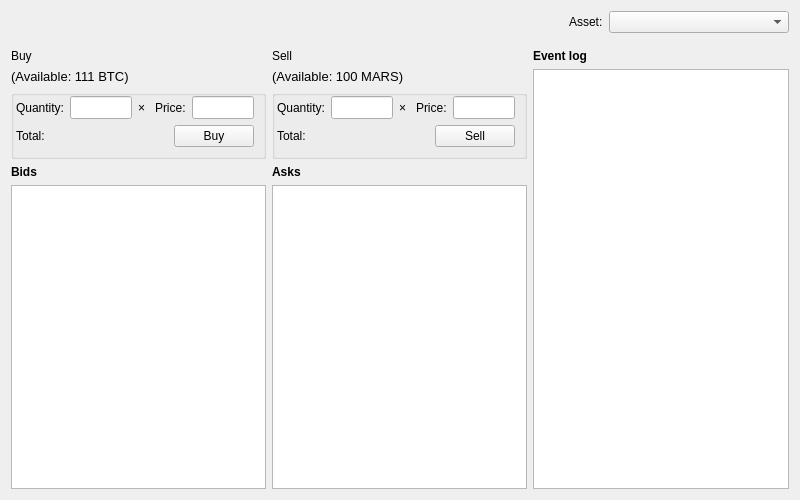
<?xml version="1.0" encoding="UTF-8"?>
<ui version="4.0">
 <class>Form</class>
 <widget class="QWidget" name="Form">
  <property name="geometry">
   <rect>
    <x>0</x>
    <y>0</y>
    <width>800</width>
    <height>500</height>
   </rect>
  </property>
  <property name="windowTitle">
   <string>Form</string>
  </property>
  <layout class="QVBoxLayout" name="verticalLayout" stretch="0,0,1">
   <item>
    <layout class="QHBoxLayout" name="horizontalLayout">
     <item>
      <spacer name="horizontalSpacer">
       <property name="orientation">
        <enum>Qt::Horizontal</enum>
       </property>
       <property name="sizeHint" stdset="0">
        <size>
         <width>40</width>
         <height>20</height>
        </size>
       </property>
      </spacer>
     </item>
     <item>
      <widget class="QLabel" name="label">
       <property name="text">
        <string>Asset:</string>
       </property>
      </widget>
     </item>
     <item>
      <widget class="QComboBox" name="cbMoniker">
       <property name="minimumSize">
        <size>
         <width>180</width>
         <height>0</height>
        </size>
       </property>
      </widget>
     </item>
    </layout>
   </item>
   <item>
    <spacer name="verticalSpacer">
     <property name="orientation">
      <enum>Qt::Vertical</enum>
     </property>
     <property name="sizeHint" stdset="0">
      <size>
       <width>20</width>
       <height>10</height>
      </size>
     </property>
    </spacer>
   </item>
   <item>
    <layout class="QHBoxLayout" name="horizontalLayout_2" stretch="1,1,0">
     <item>
      <layout class="QVBoxLayout" name="verticalLayout_2">
       <item>
        <widget class="QLabel" name="lblBuy">
         <property name="text">
          <string>Buy</string>
         </property>
         <property name="textInteractionFlags">
          <set>Qt::LinksAccessibleByMouse|Qt::TextSelectableByKeyboard|Qt::TextSelectableByMouse</set>
         </property>
        </widget>
       </item>
       <item>
        <widget class="QLabel" name="lblBuyAvail">
         <property name="font">
          <font>
           <pointsize>10</pointsize>
          </font>
         </property>
         <property name="text">
          <string>(Available: 111 BTC)</string>
         </property>
        </widget>
       </item>
       <item>
        <widget class="QGroupBox" name="grpBuy">
         <property name="title">
          <string/>
         </property>
         <layout class="QVBoxLayout" name="verticalLayout_5">
          <property name="leftMargin">
           <number>2</number>
          </property>
          <property name="topMargin">
           <number>0</number>
          </property>
          <item>
           <layout class="QHBoxLayout" name="horizontalLayout_7">
            <item>
             <widget class="QLabel" name="label_4">
              <property name="text">
               <string>Quantity:</string>
              </property>
             </widget>
            </item>
            <item>
             <widget class="QLineEdit" name="edtBuyQuantity">
              <property name="sizePolicy">
               <sizepolicy hsizetype="Preferred" vsizetype="Fixed">
                <horstretch>0</horstretch>
                <verstretch>0</verstretch>
               </sizepolicy>
              </property>
              <property name="minimumSize">
               <size>
                <width>60</width>
                <height>0</height>
               </size>
              </property>
              <property name="font">
               <font>
                <pointsize>10</pointsize>
               </font>
              </property>
             </widget>
            </item>
            <item>
             <spacer name="horizontalSpacer_4">
              <property name="orientation">
               <enum>Qt::Horizontal</enum>
              </property>
              <property name="sizeType">
               <enum>QSizePolicy::Maximum</enum>
              </property>
              <property name="sizeHint" stdset="0">
               <size>
                <width>10</width>
                <height>20</height>
               </size>
              </property>
             </spacer>
            </item>
            <item>
             <widget class="QLabel" name="label_8">
              <property name="sizePolicy">
               <sizepolicy hsizetype="Fixed" vsizetype="Preferred">
                <horstretch>0</horstretch>
                <verstretch>0</verstretch>
               </sizepolicy>
              </property>
              <property name="text">
               <string>× </string>
              </property>
             </widget>
            </item>
            <item>
             <spacer name="horizontalSpacer_5">
              <property name="orientation">
               <enum>Qt::Horizontal</enum>
              </property>
              <property name="sizeType">
               <enum>QSizePolicy::Maximum</enum>
              </property>
              <property name="sizeHint" stdset="0">
               <size>
                <width>10</width>
                <height>20</height>
               </size>
              </property>
             </spacer>
            </item>
            <item>
             <widget class="QLabel" name="label_2">
              <property name="text">
               <string>Price:</string>
              </property>
             </widget>
            </item>
            <item>
             <widget class="QLineEdit" name="edtBuyPrice">
              <property name="sizePolicy">
               <sizepolicy hsizetype="Preferred" vsizetype="Fixed">
                <horstretch>0</horstretch>
                <verstretch>0</verstretch>
               </sizepolicy>
              </property>
              <property name="minimumSize">
               <size>
                <width>60</width>
                <height>0</height>
               </size>
              </property>
              <property name="font">
               <font>
                <pointsize>10</pointsize>
               </font>
              </property>
             </widget>
            </item>
            <item>
             <spacer name="horizontalSpacer_6">
              <property name="orientation">
               <enum>Qt::Horizontal</enum>
              </property>
              <property name="sizeHint" stdset="0">
               <size>
                <width>40</width>
                <height>20</height>
               </size>
              </property>
             </spacer>
            </item>
           </layout>
          </item>
          <item>
           <layout class="QHBoxLayout" name="horizontalLayout_10" stretch="0,1,0">
            <item>
             <widget class="QLabel" name="label_9">
              <property name="text">
               <string>Total:</string>
              </property>
             </widget>
            </item>
            <item>
             <widget class="QLabel" name="lblBuyTotal">
              <property name="cursor">
               <cursorShape>IBeamCursor</cursorShape>
              </property>
              <property name="text">
               <string/>
              </property>
              <property name="textInteractionFlags">
               <set>Qt::LinksAccessibleByMouse|Qt::TextSelectableByKeyboard|Qt::TextSelectableByMouse</set>
              </property>
             </widget>
            </item>
            <item>
             <widget class="QPushButton" name="btnBuy">
              <property name="sizePolicy">
               <sizepolicy hsizetype="Fixed" vsizetype="Fixed">
                <horstretch>0</horstretch>
                <verstretch>0</verstretch>
               </sizepolicy>
              </property>
              <property name="text">
               <string>Buy</string>
              </property>
             </widget>
            </item>
           </layout>
          </item>
         </layout>
        </widget>
       </item>
       <item>
        <widget class="QLabel" name="label_10">
         <property name="font">
          <font>
           <weight>75</weight>
           <bold>true</bold>
          </font>
         </property>
         <property name="text">
          <string>Bids</string>
         </property>
        </widget>
       </item>
       <item>
        <widget class="QTableView" name="tvBuy">
         <property name="tabKeyNavigation">
          <bool>false</bool>
         </property>
         <property name="selectionMode">
          <enum>QAbstractItemView::SingleSelection</enum>
         </property>
         <property name="selectionBehavior">
          <enum>QAbstractItemView::SelectRows</enum>
         </property>
         <property name="sortingEnabled">
          <bool>true</bool>
         </property>
        </widget>
       </item>
      </layout>
     </item>
     <item>
      <layout class="QVBoxLayout" name="verticalLayout_3">
       <item>
        <widget class="QLabel" name="lblSell">
         <property name="text">
          <string>Sell</string>
         </property>
         <property name="textInteractionFlags">
          <set>Qt::LinksAccessibleByMouse|Qt::TextSelectableByKeyboard|Qt::TextSelectableByMouse</set>
         </property>
        </widget>
       </item>
       <item>
        <widget class="QLabel" name="lblSellAvail">
         <property name="font">
          <font>
           <pointsize>10</pointsize>
          </font>
         </property>
         <property name="text">
          <string>(Available: 100 MARS)</string>
         </property>
        </widget>
       </item>
       <item>
        <widget class="QGroupBox" name="grpSell">
         <property name="title">
          <string/>
         </property>
         <property name="flat">
          <bool>false</bool>
         </property>
         <layout class="QVBoxLayout" name="verticalLayout_4">
          <property name="leftMargin">
           <number>2</number>
          </property>
          <property name="topMargin">
           <number>0</number>
          </property>
          <property name="rightMargin">
           <number>9</number>
          </property>
          <item>
           <layout class="QHBoxLayout" name="horizontalLayout_8" stretch="0,0,0,0,0,0,0,0">
            <item>
             <widget class="QLabel" name="label_3">
              <property name="text">
               <string>Quantity:</string>
              </property>
             </widget>
            </item>
            <item>
             <widget class="QLineEdit" name="edtSellQuantity">
              <property name="sizePolicy">
               <sizepolicy hsizetype="Preferred" vsizetype="Fixed">
                <horstretch>0</horstretch>
                <verstretch>0</verstretch>
               </sizepolicy>
              </property>
              <property name="minimumSize">
               <size>
                <width>60</width>
                <height>0</height>
               </size>
              </property>
              <property name="font">
               <font>
                <pointsize>10</pointsize>
               </font>
              </property>
             </widget>
            </item>
            <item>
             <spacer name="horizontalSpacer_3">
              <property name="orientation">
               <enum>Qt::Horizontal</enum>
              </property>
              <property name="sizeType">
               <enum>QSizePolicy::Maximum</enum>
              </property>
              <property name="sizeHint" stdset="0">
               <size>
                <width>10</width>
                <height>20</height>
               </size>
              </property>
             </spacer>
            </item>
            <item>
             <widget class="QLabel" name="label_5">
              <property name="sizePolicy">
               <sizepolicy hsizetype="Fixed" vsizetype="Preferred">
                <horstretch>0</horstretch>
                <verstretch>0</verstretch>
               </sizepolicy>
              </property>
              <property name="text">
               <string>× </string>
              </property>
             </widget>
            </item>
            <item>
             <spacer name="horizontalSpacer_2">
              <property name="orientation">
               <enum>Qt::Horizontal</enum>
              </property>
              <property name="sizeType">
               <enum>QSizePolicy::Maximum</enum>
              </property>
              <property name="sizeHint" stdset="0">
               <size>
                <width>10</width>
                <height>20</height>
               </size>
              </property>
             </spacer>
            </item>
            <item>
             <widget class="QLabel" name="label_6">
              <property name="text">
               <string>Price:</string>
              </property>
             </widget>
            </item>
            <item>
             <widget class="QLineEdit" name="edtSellPrice">
              <property name="sizePolicy">
               <sizepolicy hsizetype="Preferred" vsizetype="Fixed">
                <horstretch>0</horstretch>
                <verstretch>0</verstretch>
               </sizepolicy>
              </property>
              <property name="minimumSize">
               <size>
                <width>60</width>
                <height>0</height>
               </size>
              </property>
              <property name="font">
               <font>
                <pointsize>10</pointsize>
               </font>
              </property>
             </widget>
            </item>
            <item>
             <spacer name="horizontalSpacer_7">
              <property name="orientation">
               <enum>Qt::Horizontal</enum>
              </property>
              <property name="sizeHint" stdset="0">
               <size>
                <width>40</width>
                <height>20</height>
               </size>
              </property>
             </spacer>
            </item>
           </layout>
          </item>
          <item>
           <layout class="QHBoxLayout" name="horizontalLayout_9" stretch="0,1,0">
            <item>
             <widget class="QLabel" name="label_7">
              <property name="text">
               <string>Total:</string>
              </property>
             </widget>
            </item>
            <item>
             <widget class="QLabel" name="lblSellTotal">
              <property name="cursor">
               <cursorShape>IBeamCursor</cursorShape>
              </property>
              <property name="text">
               <string/>
              </property>
              <property name="textInteractionFlags">
               <set>Qt::LinksAccessibleByMouse|Qt::TextSelectableByKeyboard|Qt::TextSelectableByMouse</set>
              </property>
             </widget>
            </item>
            <item>
             <widget class="QPushButton" name="btnSell">
              <property name="sizePolicy">
               <sizepolicy hsizetype="Fixed" vsizetype="Fixed">
                <horstretch>0</horstretch>
                <verstretch>0</verstretch>
               </sizepolicy>
              </property>
              <property name="text">
               <string>Sell</string>
              </property>
             </widget>
            </item>
           </layout>
          </item>
         </layout>
        </widget>
       </item>
       <item>
        <widget class="QLabel" name="label_11">
         <property name="font">
          <font>
           <weight>75</weight>
           <bold>true</bold>
          </font>
         </property>
         <property name="text">
          <string>Asks</string>
         </property>
        </widget>
       </item>
       <item>
        <widget class="QTableView" name="tvSell">
         <property name="tabKeyNavigation">
          <bool>false</bool>
         </property>
         <property name="selectionMode">
          <enum>QAbstractItemView::SingleSelection</enum>
         </property>
         <property name="selectionBehavior">
          <enum>QAbstractItemView::SelectRows</enum>
         </property>
         <property name="sortingEnabled">
          <bool>true</bool>
         </property>
        </widget>
       </item>
      </layout>
     </item>
     <item>
      <layout class="QVBoxLayout" name="verticalLayout_6">
       <item>
        <widget class="QLabel" name="label_12">
         <property name="text">
          <string>&lt;html&gt;&lt;head/&gt;&lt;body&gt;&lt;p&gt;&lt;span style=&quot; font-weight:600;&quot;&gt;Event log&lt;/span&gt;&lt;/p&gt;&lt;/body&gt;&lt;/html&gt;</string>
         </property>
        </widget>
       </item>
       <item>
        <widget class="QListWidget" name="listEventLog">
         <property name="font">
          <font>
           <pointsize>10</pointsize>
          </font>
         </property>
        </widget>
       </item>
      </layout>
     </item>
    </layout>
   </item>
  </layout>
 </widget>
 <tabstops>
  <tabstop>cbMoniker</tabstop>
  <tabstop>edtBuyQuantity</tabstop>
  <tabstop>edtBuyPrice</tabstop>
  <tabstop>btnBuy</tabstop>
  <tabstop>tvBuy</tabstop>
  <tabstop>edtSellQuantity</tabstop>
  <tabstop>edtSellPrice</tabstop>
  <tabstop>btnSell</tabstop>
  <tabstop>tvSell</tabstop>
 </tabstops>
 <resources/>
 <connections/>
</ui>
